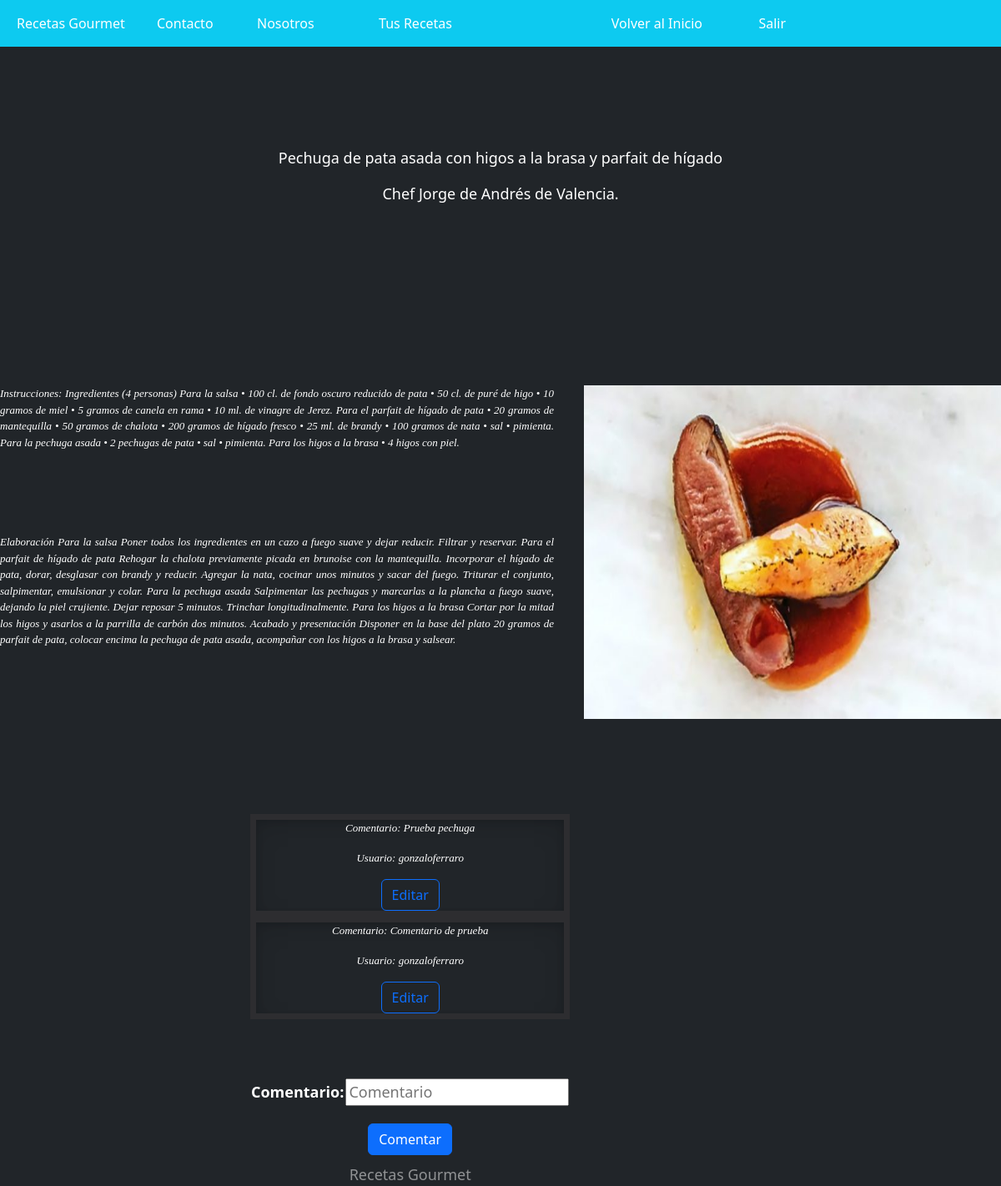
Page /Blog/pechuga/ on the earlier database version.
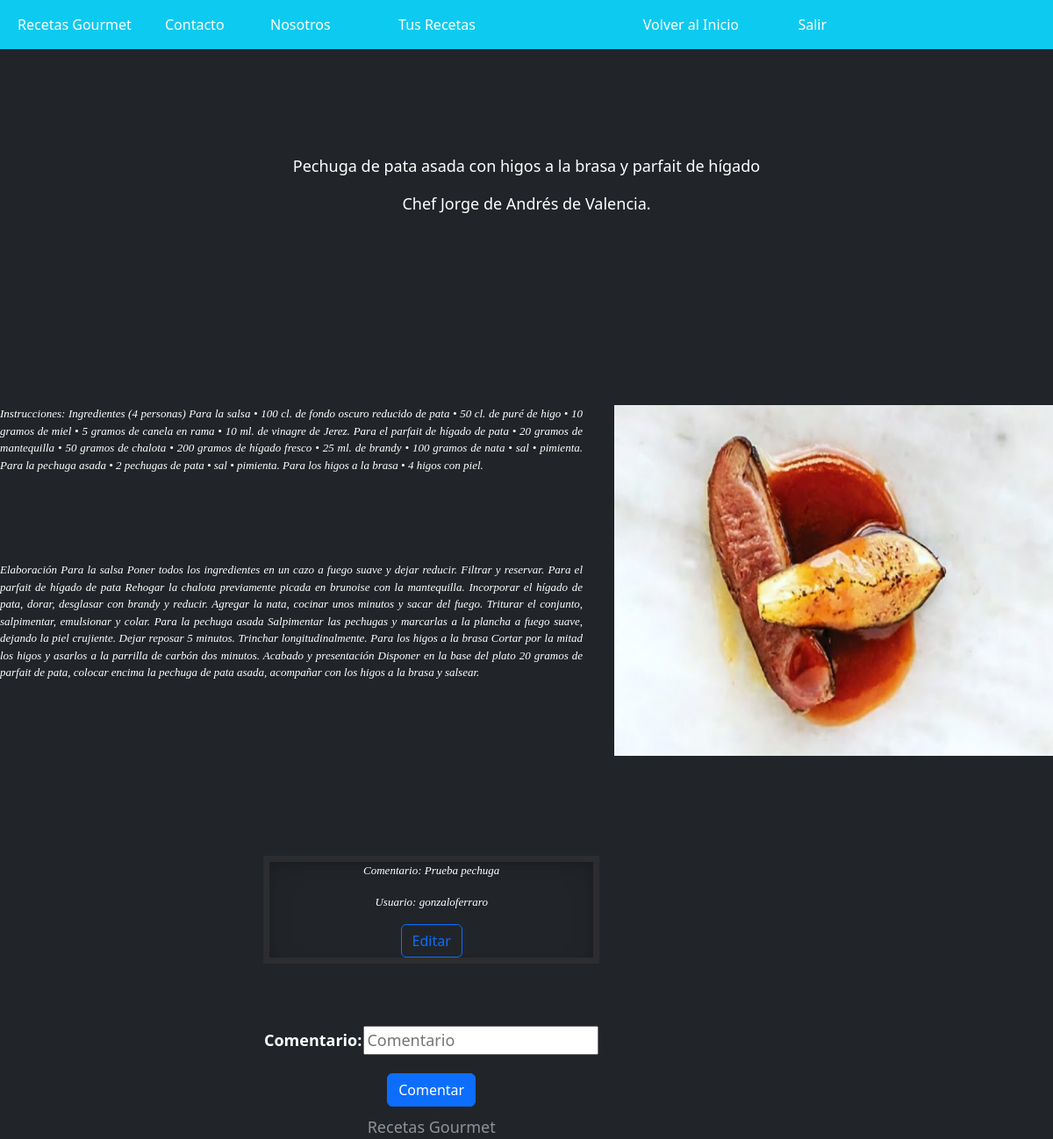
Same page on the later database version.
### Blog/models.py (models this page shows, shortened)
class Receta(models.Model):
    imagen = models.ImageField(upload_to= "recetas", null= True, blank = True)
    nombre = models.CharField(max_length=80)
    ingrediente = models.CharField(max_length=5000, null=True, blank = True)
    texto = models.CharField(max_length=5000)
    email = models.EmailField()
    autor = models.CharField(max_length=30)

class Comentario(models.Model):
    Comentario = models.CharField(max_length=500)
    us = models.CharField(max_length=500, null=True, blank=True)
    autor = models.CharField(max_length=500, null=True, blank=True)
    nivel = models.CharField(max_length=500, null=True, blank=True)

### Blog/views.py (the view)
# urls.py: path('pechuga/', pechuga),
def pechuga(request):
    autor1 = "Jorge de Andrés de Valencia."
    rec = Receta.objects.filter(autor=autor1)
    com=Comentario.objects.filter(autor=autor1)
    if request.method == "POST":
        formulario = form_comentario(request.POST)
        if formulario.is_valid():
            informacion = formulario.cleaned_data
            com = Comentario(Comentario = informacion["Comentario"],
            us= request.user, autor="Jorge de Andrés de Valencia.")
            com.save() #Guardo la data en la base de datos como en la función estudiantes.
            com=Comentario.objects.filter(autor=autor1)
            return render(request, "pechuga.html",{"recetas":rec,"comentarios":com,"formulario":formulario})
        else:
            formulario = form_comentario()
            return render(request, "pechuga.html",{"recetas":rec,"comentarios":com,"formulario":formulario})
    else:
        formulario = form_comentario()
        return render(request, "pechuga.html",{"recetas":rec,"comentarios":com,"formulario":formulario})

### Blog/forms.py
class form_comentario(forms.Form):
    Comentario = forms.CharField(widget= forms.TextInput(attrs={'placeholder': 'Comentario'}))
    class Meta:
        model = User
        fields = ['Comentario']
        help_texts = {k:"" for k in fields}

### Blog/template/pechuga.html (shortened to what this page needs)
{% extends "home.html"%}
    {% load static %}
{% block contenido %}
<body class="d-flex h-100 text-center text-bg-dark" >
    <div class="contenido1">
        <p class="nav-item" style="position: relative; font-size: large;">
            {% if recetas %}
                {% for r in recetas %}
                    <p>
                        {{r.nombre}}
                    </p>
                    <p>
                        Chef {{r.autor}}
                    </p>
                    <img src="{{r.imagen.url}}" style="float: right; margin: 0 0 1em 2em; position:relative; top:200px" height="400px" width= "500px" alt="" >
                    <div class = "contenido2" style="position:relative;top:200px;">
                        {{r.ingrediente}}
                    </div>
                    <div class = "contenido2" style="position:relative;top:300px;">
                        {{r.texto}}
                    </div>
                {%endfor%}
            {% endif %}
            <div  style="position: absolute; top:800px;left:300px">
                {% if comentarios %}
                    {% for c in comentarios %}
                        <div class="list-group">
                            <div class="borde">
                                <p class="contenido22" style="position:relative">Comentario: {{c.Comentario}}</p>
                                <p class="contenido22" style="position:relative">Usuario: {{c.us}}</p>
                                <a  href="/Blog/editar_pechuga/{{c.id}}" class= "btn btn-outline-primary" style="position: relative;">Editar</a>
                            </div>
                        </div>
                    {%endfor%}
                {%endif%}
                <div style="position:relative;">
                    <form style="position:relative; top:70px" method="POST">{% csrf_token %}
                        <table style="position:relative">
                            {{ formulario.as_table }}
                        </table>
                        <button class="btn btn-primary" style="position:relative; top:20px; text-decoration: none; color: white" type="submit">Comentar</button>
                    </form>
                </div>
                <footer class="mt-auto text-white-50" style="position:relative;top:100px">
                    <p>Recetas Gourmet </p>
                </footer>
            </div>
        </p>
    </div>
</body>
</html>
{% endblock %}

Differences in the rows shown:
removed Comentario: Comentario "Comentario de prueba", us "gonzaloferraro"
